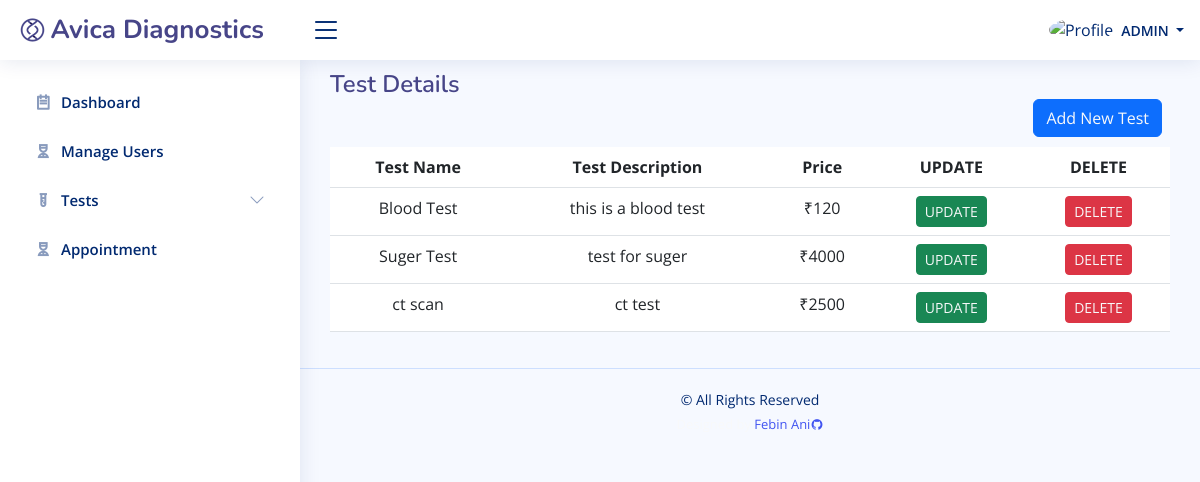
Page /admin/managetest.php (signed in) on the earlier database version.
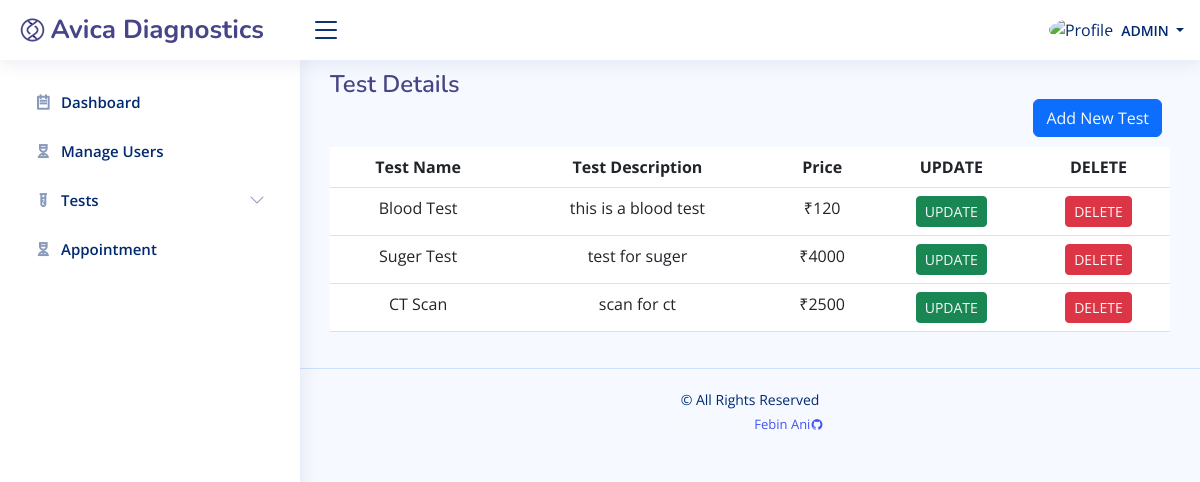
Same page on the later database version.
### tables this page shows
CREATE TABLE `tb_test` (
  `test_id` int(10) NOT NULL,
  `test_name` varchar(100) NOT NULL,
  `test_desc` varchar(400) NOT NULL,
  `price` int(30) NOT NULL
);

### admin/managetest.php (the view, shortened to what this page needs)
<?php
	include('constant/header.php');
	include('constant/sidebar.php');
?>
<main id="main" class="main">
    <div class="pagetitle">
      <h1>Test Details</h1>
      <div class="d-grid gap-2 d-md-flex justify-content-md-end">
      <button  class="btn btn-primary">
        <a class="link-light" href="addtest.php">Add New Test
      </button>
      </div>
    </div>
    <section class="section">
      <div class="row">
        <div class="col-lg-12">
          <table class="table">
            <thead>
              <tr class="text-center">
                <th scope="col">Test Name</th>
                <th scope="col">Test Description</th>
                <th scope="col">Price</th>
                <th scope="col">UPDATE</th>
                <th scope="col">DELETE</th>
              </tr>
            </thead>
            <tbody>
            <?php
              include('constant/config.php');
              $res=mysqli_query($conn,"SELECT * FROM `tb_test`");
              if (mysqli_num_rows($res) > 0 ) {
                  while($row=mysqli_fetch_array($res)){
                      echo "<tr class='text-center'>";
                      echo "<td>".$row['test_name']."</td>";
                      echo "<td>".$row['test_desc']."</td>";
                      echo "<td>".'₹'.$row['price']."</td>";
                      echo "<td>";
                      ?>
                      <button class="btn btn-success btn-sm">
                        <a class="link-light" href="updatetest.php?id=<?php echo $row["test_id"]; ?>">UPDATE</a>
                      </button>
                      <?php
                      echo "</td>";
                      echo "<td>";
                      ?>
                      <button class="btn btn-danger btn-sm">
                        <a class="link-light" href="delete.php?id=<?php echo $row["test_id"]; ?>">DELETE
                      </button>
                      <?php
                      echo "</td>";
                      echo "</tr>";
                  }
              }
            ?>
            </tbody>
          </table>
        </div>
      </div>
    </section>
  </main>
<?php
include('constant/footer.php');
?>

Differences in the rows shown:
changed tb_test: test_name "ct scan" → "CT Scan"; test_desc "ct test" → "scan for ct"
